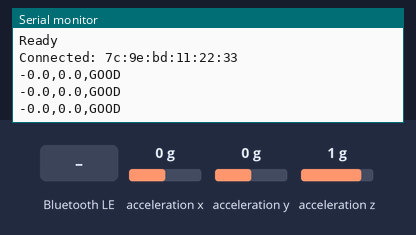
The sketch below on a simulated Arduino Nano 33 IoT. Parts: the last lines printed to the serial monitor. The test bench sets the inputs (shaded band); at power-on: acceleration x 0 g, acceleration y 0 g, acceleration z 1 g. Nothing arrives over Bluetooth unless stated; a phone connects over Bluetooth LE 3 s after start.

Above: at 5.7 s.
5.8 s: Bluetooth LE write "CAL" received
At 6.5 s:
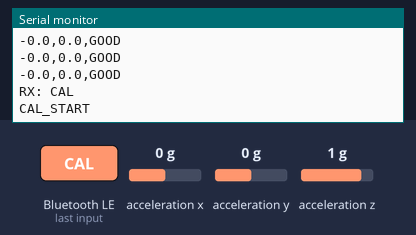
7.3 s: Bluetooth LE write "PING" received
At 10.13 s:
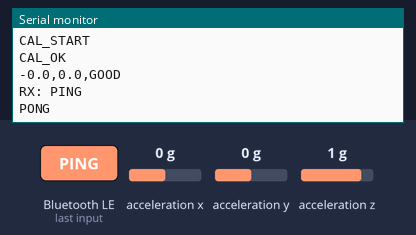
10.3 s: Bluetooth LE write "RESET" received
11.8 s: Bluetooth LE write "1" received
13.3 s: acceleration x set to -1.4 g
At 13.7 s:
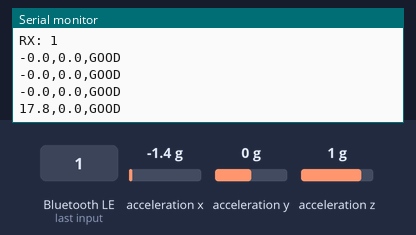
14.8 s: acceleration y set to -1.4 g
At 16.8 s:
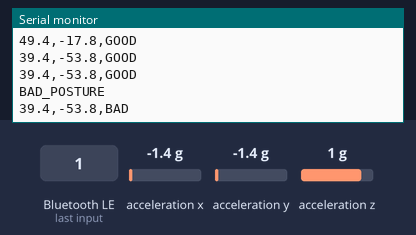
Timing chart, 0 to 18.3 s (numbered marks = the images above; inputs shaded):
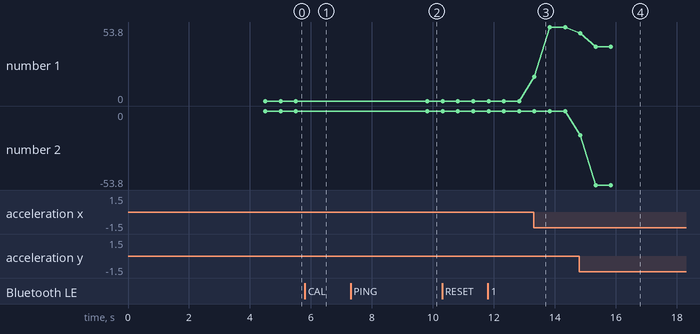

Measured:
- after the input at 5.8 s, the serial monitor: prints a new line at once (image 1)
- after the input at 7.3 s, the serial monitor: prints a new line after 2.5 s (image 2)
- after the input at 13.3 s, the serial monitor: prints a new line at once (image 3)
- after the input at 14.8 s, the serial monitor: prints a new line at once (image 4)
- plotted number 1: 0 → 53.8 after the input at 13.3 s, 53.8 → 39.4 after the input at 14.8 s
- plotted number 2: 0 → -53.8 after the input at 14.8 s

The sketch:

arduino_postur_cihazi.ino
```cpp
#include <ArduinoBLE.h>
#include <Wire.h>
#include <LSM6DS3.h>
#include <math.h>

LSM6DS3 imu(I2C_MODE, 0x6A);

BLEService nusService("6E400001-B5A3-F393-E0A9-E50E24DCCA9E");
BLECharacteristic txChar("6E400003-B5A3-F393-E0A9-E50E24DCCA9E", BLENotify, 40);
BLECharacteristic rxChar("6E400002-B5A3-F393-E0A9-E50E24DCCA9E", BLEWrite | BLEWriteWithoutResponse, 20);

const unsigned long ACTIVE_SEND_INTERVAL_MS = 500;
const unsigned long STILLNESS_TIME_MS = 900000UL;

const float FILTER_ALPHA = 0.18f;
const float ANGLE_DEADBAND_DEG = 0.7f;
const float MOTION_THRESHOLD_DEG = 2.0f;
const float WAKE_THRESHOLD_DEG = 2.5f;

const float BAD_POSTURE_THRESHOLD_DEG = 15.0f;
const float GOOD_POSTURE_THRESHOLD_DEG = 10.0f;
const unsigned long BAD_POSTURE_CONFIRM_MS = 3000;
const unsigned long GOOD_POSTURE_CONFIRM_MS = 2000;

const unsigned long CALIBRATION_TIME_MS = 4000;
const int CALIBRATION_SAMPLE_DELAY_MS = 25;

float pitchOffset = 0.0f;
float rollOffset = 0.0f;

float filtPitch = 0.0f;
float filtRoll = 0.0f;
float stablePitch = 0.0f;
float stableRoll = 0.0f;
float lastMotionPitch = 0.0f;
float lastMotionRoll = 0.0f;

bool filterInitialized = false;
bool idleMode = false;

enum PostureState { POSTURE_GOOD, POSTURE_BAD };
PostureState postureState = POSTURE_GOOD;

bool pendingBad = false;
bool pendingGood = false;
unsigned long badStart = 0;
unsigned long goodStart = 0;

unsigned long lastSendTime = 0;
unsigned long lastMotionTime = 0;

void readAnglesRaw(float &pitch, float &roll) {
  float ax = imu.readFloatAccelX();
  float ay = imu.readFloatAccelY();
  float az = imu.readFloatAccelZ();

  roll = atan2(ay, az) * 180.0f / PI;
  pitch = atan2(-ax, sqrtf(ay * ay + az * az)) * 180.0f / PI;
}

float normalizeAngle(float angle) {
  while (angle > 180.0f) angle -= 360.0f;
  while (angle < -180.0f) angle += 360.0f;
  return angle;
}

float applyDeadband(float current, float previous) {
  return (fabsf(current - previous) < ANGLE_DEADBAND_DEG) ? previous : current;
}

void updateAngles(float &pitch, float &roll) {
  float rawPitch, rawRoll;
  readAnglesRaw(rawPitch, rawRoll);

  float p = normalizeAngle(rawPitch - pitchOffset);
  float r = normalizeAngle(rawRoll - rollOffset);

  if (!filterInitialized) {
    filtPitch = stablePitch = p;
    filtRoll = stableRoll = r;
    filterInitialized = true;
  } else {
    filtPitch = FILTER_ALPHA * p + (1.0f - FILTER_ALPHA) * filtPitch;
    filtRoll = FILTER_ALPHA * r + (1.0f - FILTER_ALPHA) * filtRoll;
    stablePitch = applyDeadband(filtPitch, stablePitch);
    stableRoll = applyDeadband(filtRoll, stableRoll);
  }

  pitch = stablePitch;
  roll = stableRoll;
}

void sendText(const char *txt) {
  txChar.writeValue((uint8_t *)txt, strlen(txt));
  Serial.println(txt);
}

void sendStatus(float p, float r, const char *state) {
  char msg[40];
  snprintf(msg, sizeof(msg), "%.1f,%.1f,%s", p, r, state);
  txChar.writeValue((uint8_t *)msg, strlen(msg));
  Serial.println(msg);
}

void calibrateIMU() {
  float sumP = 0.0f;
  float sumR = 0.0f;
  int count = 0;

  unsigned long start = millis();
  while (millis() - start < CALIBRATION_TIME_MS) {
    float p, r;
    readAnglesRaw(p, r);
    sumP += p;
    sumR += r;
    count++;
    delay(CALIBRATION_SAMPLE_DELAY_MS);
  }

  if (count > 0) {
    pitchOffset = sumP / count;
    rollOffset = sumR / count;
  }

  filterInitialized = false;
}

void handleRxCommand() {
  if (!rxChar.written()) return;

  int len = rxChar.valueLength();
  if (len <= 0) return;

  char cmd[32] = {0};
  int copyLen = (len < 31) ? len : 31;
  memcpy(cmd, rxChar.value(), copyLen);
  cmd[copyLen] = '\0';

  String s = String(cmd);
  s.trim();
  s.toUpperCase();

  Serial.print("RX: ");
  Serial.println(s);

  if (s == "CAL") {
    sendText("CAL_START");
    calibrateIMU();

    postureState = POSTURE_GOOD;
    pendingBad = false;
    pendingGood = false;
    idleMode = false;
    lastMotionTime = millis();

    sendText("CAL_OK");
  } else if (s == "PING") {
    sendText("PONG");
  } else if (s == "RESET") {
    pitchOffset = 0.0f;
    rollOffset = 0.0f;
    filterInitialized = false;
    sendText("RESET_OK");
  }
}

void updatePosture(float pitch) {
  float angle = fabsf(pitch);
  unsigned long now = millis();

  if (postureState == POSTURE_GOOD) {
    if (angle >= BAD_POSTURE_THRESHOLD_DEG) {
      if (!pendingBad) {
        pendingBad = true;
        badStart = now;
      } else if (now - badStart >= BAD_POSTURE_CONFIRM_MS) {
        postureState = POSTURE_BAD;
        pendingBad = false;
        sendText("BAD_POSTURE");
      }
    } else {
      pendingBad = false;
    }
  } else {
    if (angle <= GOOD_POSTURE_THRESHOLD_DEG) {
      if (!pendingGood) {
        pendingGood = true;
        goodStart = now;
      } else if (now - goodStart >= GOOD_POSTURE_CONFIRM_MS) {
        postureState = POSTURE_GOOD;
        pendingGood = false;
        sendText("GOOD_POSTURE");
      }
    } else {
      pendingGood = false;
    }
  }
}

void setup() {
  Serial.begin(115200);
  delay(500);

  if (imu.begin() != 0) {
    Serial.println("IMU init failed");
    while (1) delay(10);
  }

  if (!BLE.begin()) {
    Serial.println("BLE failed");
    while (1) delay(10);
  }

  BLE.setLocalName("Postur_Duzeltici");
  BLE.setAdvertisedService(nusService);
  nusService.addCharacteristic(txChar);
  nusService.addCharacteristic(rxChar);
  BLE.addService(nusService);
  BLE.advertise();

  calibrateIMU();
  Serial.println("Ready");
}

void loop() {
  BLEDevice central = BLE.central();

  if (!central) {
    BLE.poll();
    delay(10);
    return;
  }

  Serial.print("Connected: ");
  Serial.println(central.address());
  lastMotionTime = millis();

  while (central.connected()) {
    BLE.poll();
    handleRxCommand();

    float pitch, roll;
    updateAngles(pitch, roll);

    unsigned long now = millis();
    float delta = max(
      fabsf(pitch - lastMotionPitch),
      fabsf(roll - lastMotionRoll)
    );

    if (delta > MOTION_THRESHOLD_DEG) {
      lastMotionTime = now;
      lastMotionPitch = pitch;
      lastMotionRoll = roll;
    }

    if (!idleMode && now - lastMotionTime > STILLNESS_TIME_MS) {
      idleMode = true;
      sendText("IDLE");
    }

    if (idleMode && delta > WAKE_THRESHOLD_DEG) {
      idleMode = false;
      sendText("WAKE");
    }

    if (!idleMode && now - lastSendTime > ACTIVE_SEND_INTERVAL_MS) {
      lastSendTime = now;
      updatePosture(pitch);
      sendStatus(pitch, roll, postureState == POSTURE_BAD ? "BAD" : "GOOD");
    }

    delay(20);
  }

  Serial.println("Disconnected");
  idleMode = false;
  filterInitialized = false;
}
```
